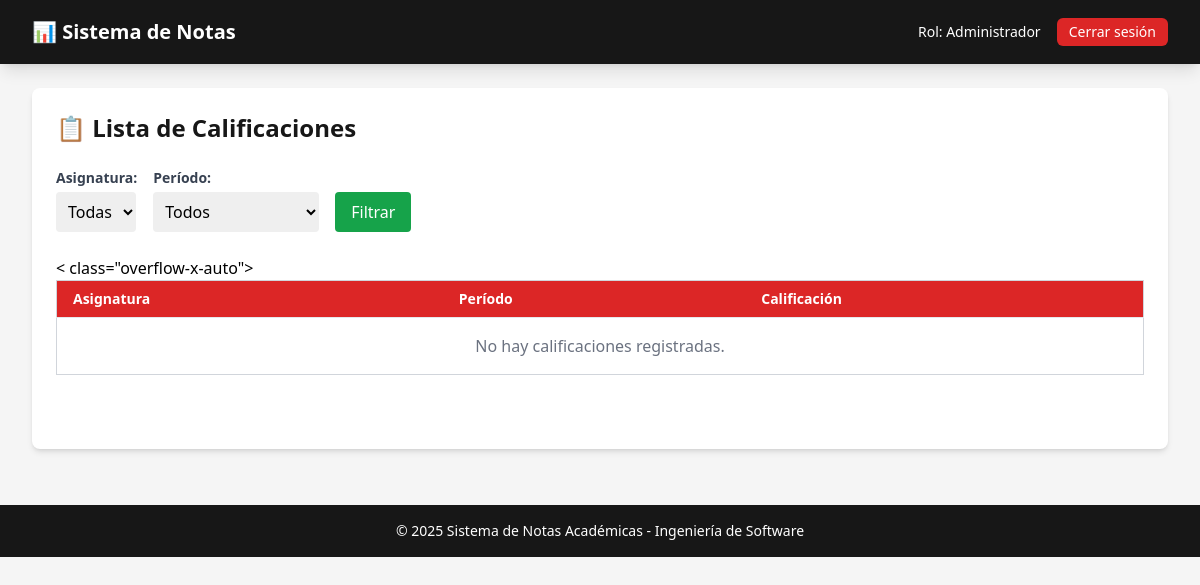
Page /academico/calificaciones_estudiante/ (signed in) on the earlier database version.
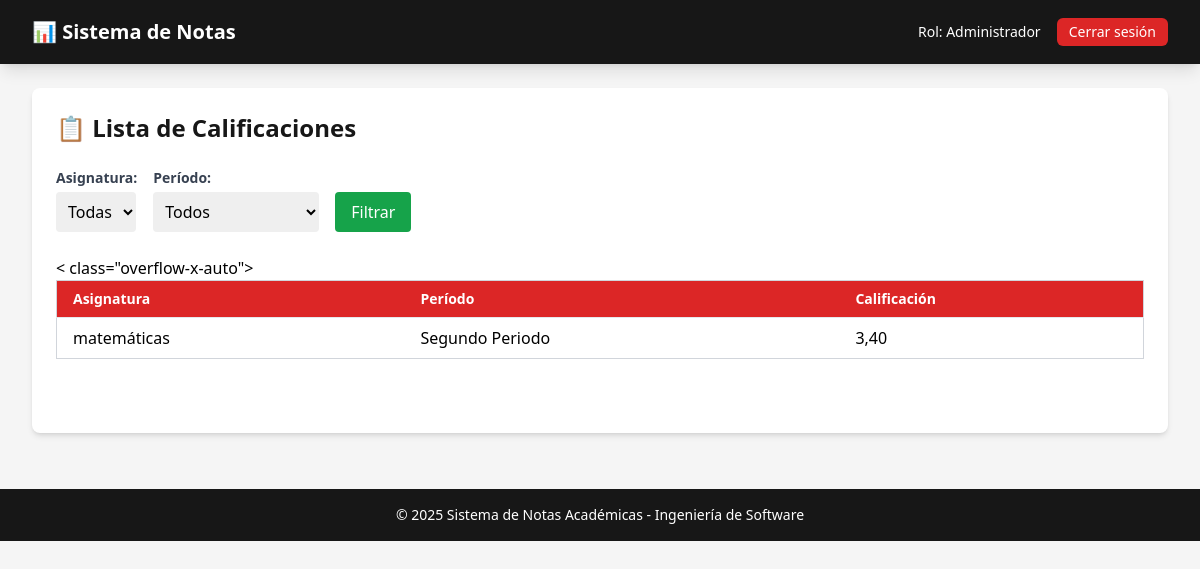
Same page on the later database version.
### academico/models.py (models this page shows, shortened)
class Calificacion(models.Model):
    class Meta:
        indexes = [
            models.Index(fields=['estudiante', 'asignatura']),
            models.Index(fields=['periodo']),
            models.Index(fields=['profesor'])
        ]
        ordering = ['-periodo__nombre', 'asignatura__nombre']
    estudiante = models.ForeignKey(Estudiante, on_delete=models.CASCADE)
    profesor = models.ForeignKey(Profesor, on_delete=models.CASCADE)
    asignatura = models.ForeignKey(Asignatura, on_delete=models.CASCADE)
    periodo = models.ForeignKey(Periodo, on_delete=models.CASCADE)
    tipo_evaluacion = models.CharField(max_length=50, default="Final")  # Ej: Parcial, Final, etc.
    nota = models.DecimalField(max_digits=4, decimal_places=2)

class Asignatura(models.Model):
    nombre = models.CharField(max_length=100)

class Periodo(models.Model):
    nombre = models.CharField(max_length=100)

### academico/views.py (the view)
# urls.py: path('calificaciones_estudiante/', views.calificaciones_estudiante, name='calificaciones_estudiante'),
@login_required
def calificaciones_estudiante(request):
    if request.user.rol != 'estudiante':
        messages.error(request, "No tienes permisos para acceder a esta página.")
        return redirect('login')
    try:
        estudiante = Estudiante.objects.get(user=request.user)
        calificaciones = Calificacion.objects.filter(estudiante=estudiante).order_by('periodo', 'asignatura__nombre')
        periodos = Periodo.objects.all()
        periodo_actual = request.GET.get('periodo')
        if periodo_actual:
            calificaciones = calificaciones.filter(periodo__id=periodo_actual)
        return render(request, 'academico/calificaciones_estudiante.html', {
            'calificaciones': calificaciones,
            'periodos': periodos,
            'periodo_actual': periodo_actual
        })
    except Estudiante.DoesNotExist:
        messages.error(request, "No se encontró el perfil de estudiante asociado a tu cuenta.")
        return redirect('login')

### academico/templates/academico/calificaciones_estudiante.html (shortened to what this page needs)
{% extends 'base_generic.html' %}
{% block content %}
<div class="bg-white p-6 rounded-lg shadow-md">
    <h2 class="text-2xl font-bold text-academic-secondary mb-6">📋 Lista de Calificaciones</h2>
   <form method="get" class="flex flex-wrap gap-4 items-center mb-6">
    <div>
        <label class="block mb-1 font-semibold text-sm text-gray-700">Asignatura:</label>
        <select name="asignatura" class="border-gray-300 rounded p-2">
            <option value="">Todas</option>
        </select>
    </div>
    <div>
        <label class="block mb-1 font-semibold text-sm text-gray-700">Período:</label>
        <select name="periodo" class="border-gray-300 rounded p-2">
            <option value="">Todos</option>
        </select>
    </div>
    <div class="self-end">
        <button type="submit" class="bg-green-600 text-white px-4 py-2 rounded hover:bg-green-700 transition">Filtrar</button>
    </div>
</form>
    < class="overflow-x-auto">
        <table class="min-w-full divide-y divide-gray-200 border border-gray-300">
            <thead class="bg-academic-primary text-white">
                <tr>
                    <th class="px-4 py-2 text-left text-sm font-semibold">Asignatura</th>
                    <th class="px-4 py-2 text-left text-sm font-semibold">Período</th>
                    <th class="px-4 py-2 text-left text-sm font-semibold">Calificación</th>
                </tr>
            </thead>
            <tbody class="bg-white divide-y divide-gray-100">
                {% for calificacion in calificaciones %}
                    <tr class="hover:bg-gray-50">
                        <td class="px-4 py-2">{{ calificacion.asignatura.nombre }}</td>
                        <td class="px-4 py-2">{{ calificacion.periodo.nombre }}</td>
                        <td class="px-4 py-2">{{ calificacion.nota|default:"-"|floatformat:2 }}</td>
                    </tr>
                {% empty %}
                    <tr>
                        <td colspan="4" class="px-4 py-4 text-center text-gray-500">No hay calificaciones registradas.</td>
                    </tr>
                {% endfor %}
            </tbody>
        </table>
{% endblock %}

Differences in the rows shown:
added Calificacion: asignatura.nombre "matemáticas", periodo.nombre "Segundo Periodo", nota "3,40"
Other differences:
text no longer shown: "No hay calificaciones registradas."
